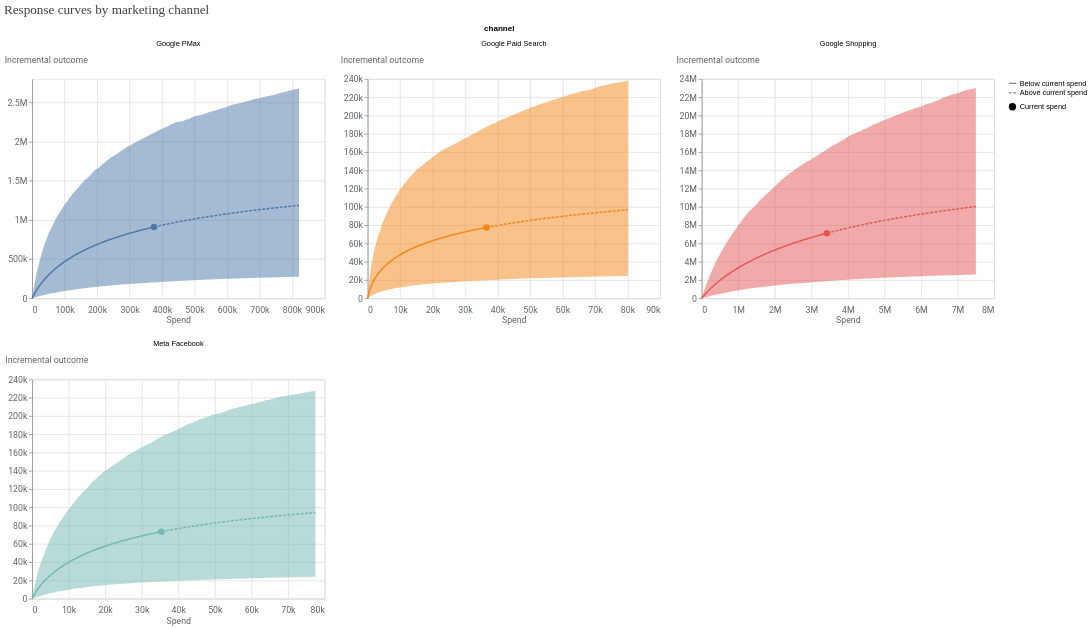

The cell this chart's notebook holds for it:
### Code cell
media_effects = visualizer.MediaEffects(mmm)
media_effects.plot_response_curves()

### Figure 1 — Vega-Lite specification as saved in the notebook (floating-point values rounded to 4 significant figures; data arrays with more than 128 entries replaced by an {"elided": "..."} marker saying what was removed)
{"config": {"view": {"continuousWidth": 300, "continuousHeight": 300}, "axis": {"labelColor": "#5F6368", "labelFont": "Roboto", "labelFontSize": 12, "titleColor": "#5F6368", "titleFont": "Roboto", "titleFontSize": 12, "titleFontWeight": "normal"}}, "data": {"name": "data-2eb93cfcd9e3f2248e3c1b50df991a04"}, "facet": {"field": "channel", "type": "nominal"}, "spec": {"layer": [{"mark": {"type": "line"}, "encoding": {"color": {"field": "channel", "type": "nominal"}, "strokeDash": {"field": "spend_level", "legend": {"title": null}, "sort": "descending", "type": "nominal"}, "x": {"axis": {"domainColor": "#DADCE0", "labelExpr": "replace(format(datum.value, '.3~s'), 'G', 'B')", "labelPadding": 10, "ticks": false}, "field": "spend", "title": "Spend", "type": "quantitative"}, "y": {"axis": {"labelExpr": "replace(format(datum.value, '.3~s'), 'G', 'B')", "titleAlign": "left", "titleAngle": 0, "titleY": -20}, "field": "mean", "title": "Incremental outcome", "type": "quantitative"}}, "transform": [{"calculate": "datum.spend_multiplier >= 1.0 ? \"Above current spend\" : \"Below current spend\"", "as": "spend_level"}]}, {"mark": {"type": "point", "filled": true, "opacity": 1, "size": 80}, "encoding": {"color": {"field": "channel", "type": "nominal"}, "shape": {"field": "current_spend", "legend": {"title": null}, "type": "nominal"}, "tooltip": [{"field": "spend", "type": "quantitative"}, {"field": "mean", "type": "quantitative"}], "x": {"axis": {"domainColor": "#DADCE0", "labelExpr": "replace(format(datum.value, '.3~s'), 'G', 'B')", "labelPadding": 10, "ticks": false}, "field": "spend", "title": "Spend", "type": "quantitative"}, "y": {"axis": {"labelExpr": "replace(format(datum.value, '.3~s'), 'G', 'B')", "titleAlign": "left", "titleAngle": 0, "titleY": -20}, "field": "mean", "title": "Incremental outcome", "type": "quantitative"}}, "transform": [{"calculate": "datum.spend_multiplier >= 1.0 ? \"Above current spend\" : \"Below current spend\"", "as": "spend_level"}, {"filter": "(datum.spend_multiplier === 1.0)"}]}, {"mark": {"type": "area", "opacity": 0.5}, "encoding": {"color": {"field": "channel", "legend": null, "type": "nominal"}, "x": {"field": "spend", "type": "quantitative"}, "y": {"field": "ci_lo", "type": "quantitative"}, "y2": {"field": "ci_hi"}}, "transform": [{"calculate": "datum.spend_multiplier >= 1.0 ? \"Above current spend\" : \"Below current spend\"", "as": "spend_level"}]}], "width": 400}, "columns": 3, "resolve": {"scale": {"x": "independent", "y": "independent"}}, "title": {"text": "Response curves by marketing channel ", "anchor": "start", "color": "#3C4043", "font": "Google Sans Display", "fontSize": 18, "fontWeight": "normal", "offset": 10}, "$schema": "https://vega.github.io/schema/vega-lite/v6.4.1.json", "datasets": {"data-2eb93cfcd9e3f2248e3c1b50df991a04": {"elided": "880 records"}}}
